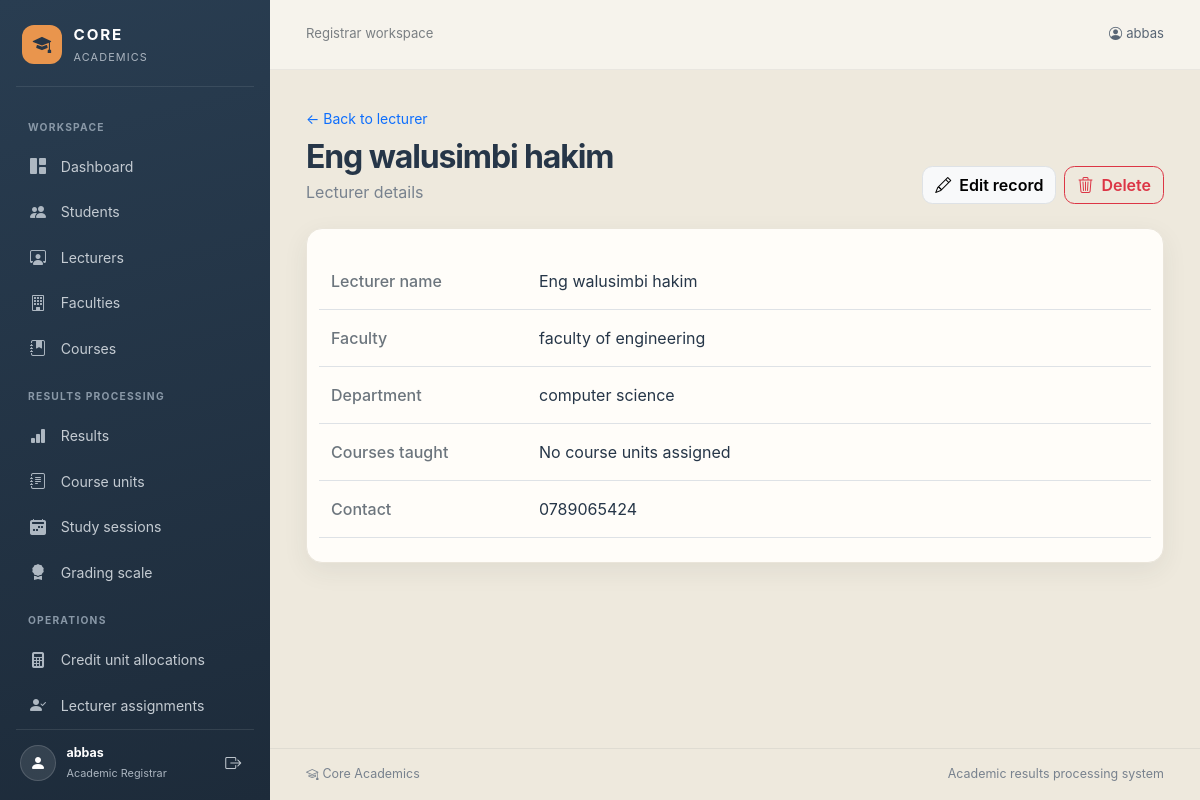
Page /academics/lecturers/2/ (signed in) on the earlier database version.
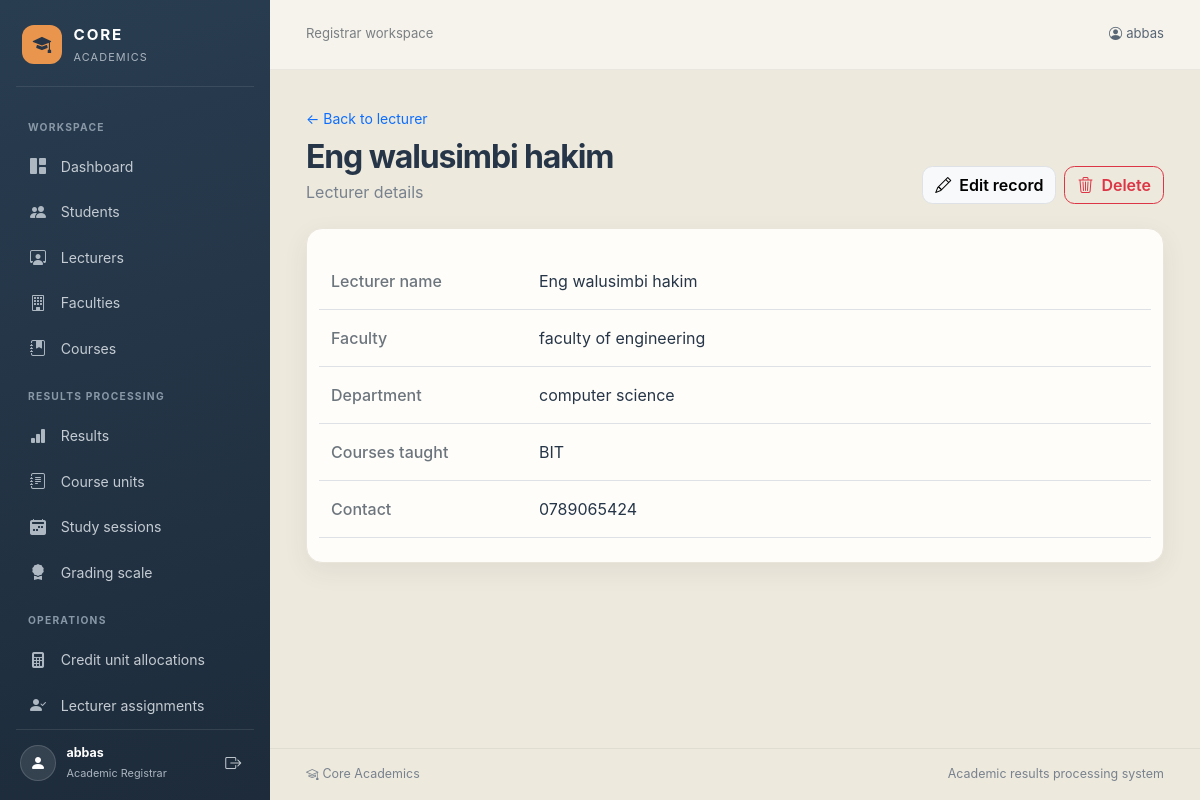
Same page on the later database version.
### academics/models.py (models this page shows, shortened)
class Course(models.Model):
    class Duration(models.IntegerChoices):
        THREE_YEARS = 3, '3 years'
        FOUR_YEARS = 4, '4 years'
        FIVE_YEARS = 5, '5 years'
    course_code = models.CharField(max_length=10, primary_key=True, db_column='CourseCode')
    course_name = models.CharField(max_length=50, db_column='CourseName')
    duration = models.IntegerField(
        choices=Duration.choices,
        db_column='Duration',
        null=True,
        verbose_name='Duration (years)',
    )
    faculty = models.ForeignKey(
        Faculty,
        on_delete=models.PROTECT,
        db_column='FacultyId',
        related_name='courses',
    )
    class Meta:
        db_table = 'COURSE'

### academics/views.py (the view)
# urls.py: path('<slug:model_name>/<str:pk>/', views.model_detail, name='model-detail'),
@login_required
def model_detail(request, model_name, pk):
    if not can_view_model(request.user, model_name):
        raise PermissionDenied
    model = get_model(model_name)
    obj = get_object_or_404(model, pk=pk)
    if model is models.Lecturer:
        obj = (
            model.objects.select_related('faculty')
            .prefetch_related('unit_assignments__unit__course')
            .get(pk=pk)
        )
    elif model is models.CourseUnit:
        obj = model.objects.select_related('course__faculty').get(pk=pk)
    elif model is models.CreditUnitAllocation:
        obj = model.objects.select_related('unit__course').get(pk=pk)
    elif model is models.UnitAssignment:
        obj = model.objects.select_related(
            'lecturer__faculty',
            'unit__course',
        ).get(pk=pk)
    return render(
        request,
        'academics/model_detail.html',
        {
            'model_name': model_name,
            'model_label': model._meta.verbose_name.title(),
            'object': obj,
            'fields': get_display_values(obj, get_display_fields(model)),
            'read_only': not can_manage_model(request.user, model_name),
        },
    )

### academics/access.py (called while the page is built)
def has_role(user, role):
    return user.is_superuser or user.groups.filter(name=role).exists()

### academics/context_processors.py (called while the page is built)
def user_roles(request):
    user = request.user
    return {
        'is_academic_registrar': user.is_authenticated and has_role(user, ROLE_REGISTRAR),
        'is_lecturer': user.is_authenticated and has_role(user, ROLE_LECTURER),
        'is_faculty_coordinator': user.is_authenticated and has_role(user, ROLE_COORDINATOR),
    }

### academics/models.py (called while the page is built)
    def __str__(self):
        return self.faculty_name

    def __str__(self):
        return self.lecturer_name

    @property
    def courses_taught(self):
        course_names = {
            assignment.unit.course.course_name
            for assignment in self.unit_assignments.all()
            if assignment.unit.course_id
        }
        return ', '.join(sorted(course_names)) or 'No course units assigned'

### academics/views.py (called while the page is built)
def get_model(model_name):
    try:
        return MODEL_REGISTRY[model_name]
    except KeyError as exc:
        raise Http404('Academic record type not found.') from exc

def get_display_values(obj, fields):
    return [
        (label, _get_display_value(obj, name))
        for label, name in fields
    ]

### academics/templates/academics/model_detail.html (shortened to what this page needs)
{% extends "academics/base.html" %}
{% block content %}
<div class="d-flex flex-column flex-md-row justify-content-between align-items-md-end gap-3 mb-4">
    <div>
        <a class="small text-decoration-none" href="{% url 'academics:model-list' model_name %}">&larr; Back to {{ model_label|lower }}</a>
        <h1 class="page-heading h2 mt-2 mb-1">{{ object }}</h1>
        <p class="page-subtitle mb-0">{{ model_label }} details</p>
    </div>
    {% if not read_only %}
        <div class="page-tools d-flex gap-2">
            <a class="btn btn-light border" href="{% url 'academics:model-update' model_name object.pk %}"><i class="bi bi-pencil me-2" aria-hidden="true"></i>Edit record</a>
            <a class="btn btn-outline-danger" href="{% url 'academics:model-delete' model_name object.pk %}"><i class="bi bi-trash3 me-2" aria-hidden="true"></i>Delete</a>
        </div>
    {% endif %}
</div>
<div class="surface p-3 p-md-4">
    <dl class="row mb-0">
        {% for label, value in fields %}
            <dt class="col-sm-4 col-lg-3 border-bottom py-3 text-secondary fw-medium">{{ label }}</dt>
            <dd class="col-sm-8 col-lg-9 border-bottom py-3 mb-0">{{ value }}</dd>
        {% endfor %}
    </dl>
</div>
{% endblock %}

Differences in the rows shown:
now on this page (row edited): Course: fields "BIT"
Other differences:
new list line: "Courses taught"
list line gone: "Courses taught No course units assigned"
